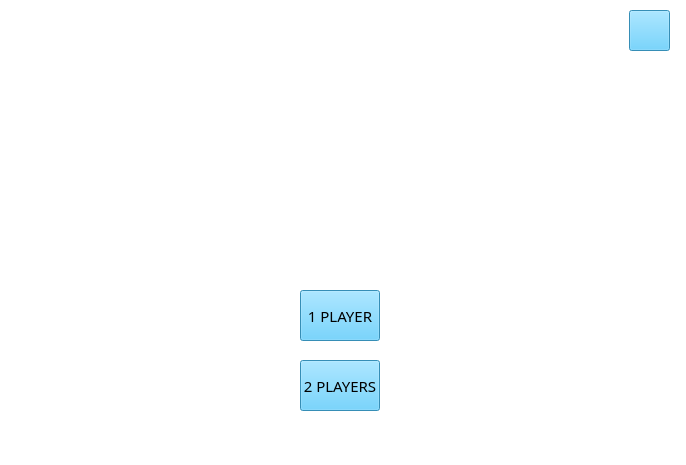
<?xml version="1.0" encoding="UTF-8"?>
<ui version="4.0">
 <class>MainWindow</class>
 <widget class="QMainWindow" name="MainWindow">
  <property name="geometry">
   <rect>
    <x>0</x>
    <y>0</y>
    <width>686</width>
    <height>465</height>
   </rect>
  </property>
  <property name="windowTitle">
   <string>MainWindow</string>
  </property>
  <property name="styleSheet">
   <string notr="true">background-color: rgb(255, 255, 255);</string>
  </property>
  <widget class="QWidget" name="centralwidget">
   <widget class="QPushButton" name="sound">
    <property name="geometry">
     <rect>
      <x>629</x>
      <y>10</y>
      <width>41</width>
      <height>41</height>
     </rect>
    </property>
    <property name="styleSheet">
     <string notr="true">background-color: rgb(76, 199, 255);
image:url(:/myimage/image/sound_on.png);</string>
    </property>
    <property name="text">
     <string/>
    </property>
   </widget>
   <widget class="QPushButton" name="button1">
    <property name="geometry">
     <rect>
      <x>300</x>
      <y>290</y>
      <width>80</width>
      <height>51</height>
     </rect>
    </property>
    <property name="font">
     <font>
      <family>Stencil</family>
      <pointsize>11</pointsize>
     </font>
    </property>
    <property name="styleSheet">
     <string notr="true">background-color: rgb(76, 199, 255);</string>
    </property>
    <property name="text">
     <string>1 PLAYER</string>
    </property>
   </widget>
   <widget class="QPushButton" name="button2">
    <property name="geometry">
     <rect>
      <x>300</x>
      <y>360</y>
      <width>80</width>
      <height>51</height>
     </rect>
    </property>
    <property name="font">
     <font>
      <family>Stencil</family>
      <pointsize>11</pointsize>
     </font>
    </property>
    <property name="styleSheet">
     <string notr="true">background-color: rgb(76, 199, 255);</string>
    </property>
    <property name="text">
     <string>2 PLAYERS</string>
    </property>
   </widget>
   <widget class="QLabel" name="label">
    <property name="geometry">
     <rect>
      <x>90</x>
      <y>10</y>
      <width>491</width>
      <height>261</height>
     </rect>
    </property>
    <property name="text">
     <string/>
    </property>
    <property name="pixmap">
     <pixmap>../image/background3.jpg</pixmap>
    </property>
   </widget>
  </widget>
  <widget class="QMenuBar" name="menubar">
   <property name="geometry">
    <rect>
     <x>0</x>
     <y>0</y>
     <width>686</width>
     <height>17</height>
    </rect>
   </property>
  </widget>
  <widget class="QStatusBar" name="statusbar"/>
 </widget>
 <resources/>
 <connections/>
</ui>
